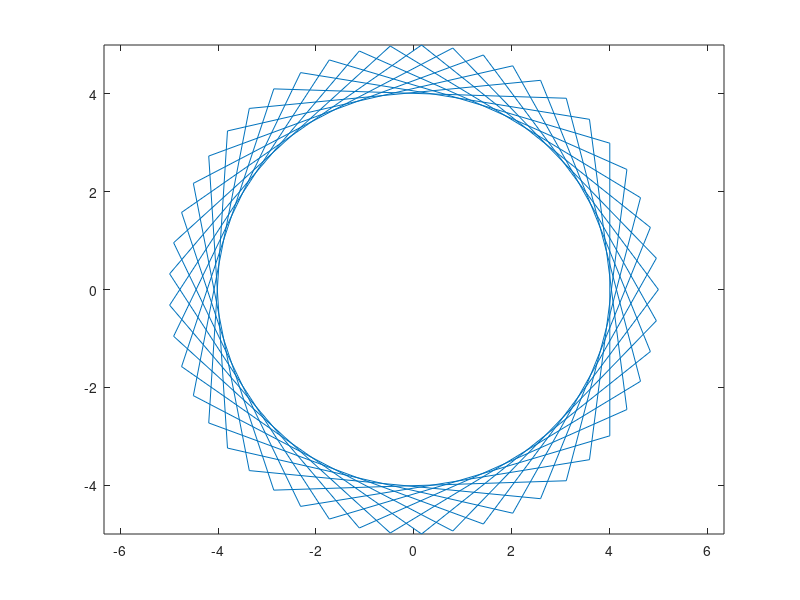

The MATLAB source for this figure:
%% Publishing Reports - A Simple Example
%% A Spiral Plot
% Let us plot a spiral given by
%%
% $$r(\theta) = e^{-\frac{\theta}{10}}, 
%       \quad 0\le\theta\le\ 10\pi$$

%% Polar to Cartesian coordinates
% using the usual formulas
%%
% $$ x = r\cos\theta, \quad y = r \sin\theta.$$
%
    r = input('enter the value of r=') ;
    theta = linspace(0,20*pi,50) ;
    x = r.*cos(theta) ;
    y = r.*sin(theta) ;
    plot(x,y) , axis('equal')